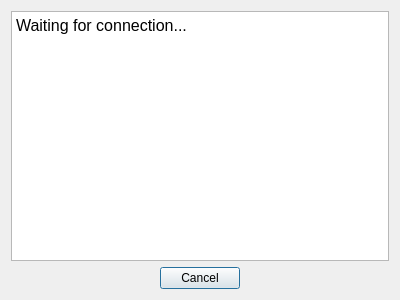
<?xml version="1.0" encoding="UTF-8"?>
<ui version="4.0">
 <class>ConnectDialog</class>
 <widget class="QDialog" name="ConnectDialog">
  <property name="geometry">
   <rect>
    <x>0</x>
    <y>0</y>
    <width>400</width>
    <height>300</height>
   </rect>
  </property>
  <property name="windowTitle">
   <string>Waiting...</string>
  </property>
  <property name="modal">
   <bool>true</bool>
  </property>
  <layout class="QGridLayout" name="gridLayout">
   <item row="1" column="0">
    <widget class="QDialogButtonBox" name="buttonBox">
     <property name="orientation">
      <enum>Qt::Horizontal</enum>
     </property>
     <property name="standardButtons">
      <set>QDialogButtonBox::Cancel</set>
     </property>
     <property name="centerButtons">
      <bool>true</bool>
     </property>
    </widget>
   </item>
   <item row="0" column="0">
    <widget class="QTextBrowser" name="textBrowser">
     <property name="html">
      <string>&lt;!DOCTYPE HTML PUBLIC &quot;-//W3C//DTD HTML 4.0//EN&quot; &quot;http://www.w3.org/TR/REC-html40/strict.dtd&quot;&gt;
&lt;html&gt;&lt;head&gt;&lt;meta name=&quot;qrichtext&quot; content=&quot;1&quot; /&gt;&lt;style type=&quot;text/css&quot;&gt;
p, li { white-space: pre-wrap; }
&lt;/style&gt;&lt;/head&gt;&lt;body style=&quot; font-family:'DejaVu Sans'; font-size:8pt; font-weight:400; font-style:normal;&quot;&gt;
&lt;p style=&quot; margin-top:0px; margin-bottom:0px; margin-left:0px; margin-right:0px; -qt-block-indent:0; text-indent:0px;&quot;&gt;&lt;span style=&quot; font-size:12pt;&quot;&gt;Waiting for connection...&lt;/span&gt;&lt;/p&gt;&lt;/body&gt;&lt;/html&gt;</string>
     </property>
    </widget>
   </item>
  </layout>
 </widget>
 <resources/>
 <connections>
  <connection>
   <sender>buttonBox</sender>
   <signal>clicked(QAbstractButton*)</signal>
   <receiver>ConnectDialog</receiver>
   <slot>reject()</slot>
   <hints>
    <hint type="sourcelabel">
     <x>199</x>
     <y>283</y>
    </hint>
    <hint type="destinationlabel">
     <x>199</x>
     <y>149</y>
    </hint>
   </hints>
  </connection>
 </connections>
</ui>
